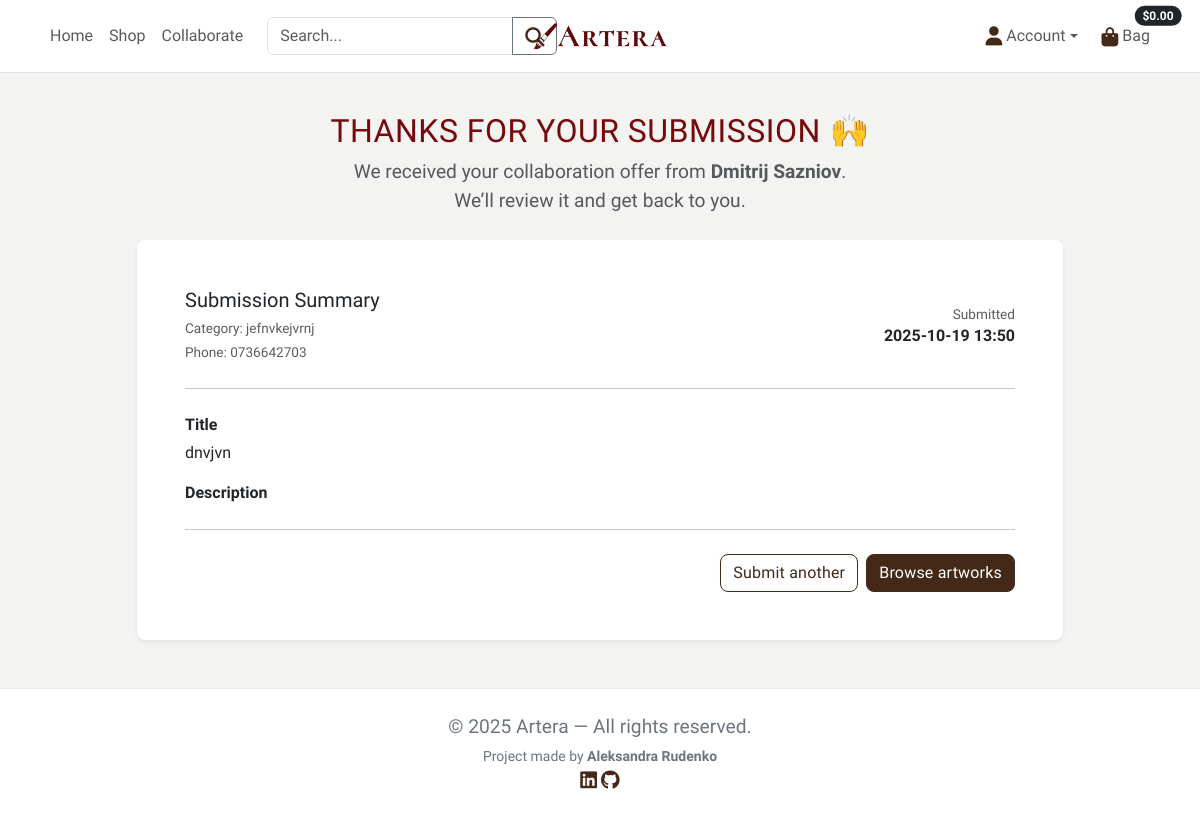
Page /services/offer/success/1/ on the committed database.
### services/models.py (models this page shows)
class Offer(models.Model):
    full_name = models.CharField(max_length=120)
    email = models.EmailField()
    phone_number = models.CharField(max_length=32, blank=True)
    title = models.CharField(max_length=160)
    description = models.TextField(blank=True)
    category = models.CharField(max_length=80, blank=True)
    sample_image = CloudinaryField('image', folder='requests', blank=True)
    created_at = models.DateTimeField(auto_now_add=True)

### services/views.py (the view)
# urls.py: path("offer/success/<int:offer_id>/", views.offer_success, name="offer_success"),
def offer_success(request, offer_id):
    offer = get_object_or_404(Offer, pk=offer_id)
    return render(request, "services/offer_success.html", {"offer": offer})

### bag/contexts.py (called while the page is built, shortened)
def bag_contents(request):
    bag_items = []
    total = Decimal("0")
    product_count = 0
    bag = request.session.get('bag', {})
    if total < getattr(settings, 'FREE_DELIVERY_THRESHOLD', 0):
        delivery = total * Decimal(getattr(settings, 'STANDARD_DELIVERY_PERCENTAGE', 0) / 100)
        free_delivery_delta = getattr(settings, 'FREE_DELIVERY_THRESHOLD', 0) - total
    else:
        delivery = 0
        free_delivery_delta = 0
    grand_total = delivery + total
    context = {
        'bag_items': bag_items,
        'total': total,
        'product_count': product_count,
        'delivery': delivery,
        'free_delivery_delta': free_delivery_delta,
        'free_delivery_threshold': getattr(settings, 'FREE_DELIVERY_THRESHOLD', 0),
        'grand_total': grand_total,
    }
    return context

### services/templates/services/offer_success.html (shortened to what this page needs)
{% extends "base.html" %}
{% load static %}
{% block content %}
<div class="container my-5">
    <div class="row justify-content-center">
        <div class="col-12 col-lg-10">
            <div class="text-center mb-4">
                <h2 class="mb-2">Thanks for your submission 🙌</h2>
                <p class="text-muted mb-0">
                    We received your collaboration offer from <strong>{{ offer.full_name }}</strong>.
                </p>
                <p class="text-muted">
                    We’ll review it and get back to you.
                </p>
            </div>
            <div class="card shadow-sm border-0 rounded-3">
                <div class="card-body p-4 p-md-5">
                    <div class="d-flex flex-column flex-md-row justify-content-between align-items-md-center mb-4">
                        <div>
                            <h5 class="mb-1">Submission Summary</h5>
                            <div>
                                <small class="text-muted">
                                    Category: {{ offer.category }}
                                </small>
                            </div>
                            <div>
                                <small class="text-muted">
                                    Phone: {{ offer.phone_number }}
                                </small>
                            </div>
                        </div>
                        <div class="text-md-end mt-3 mt-md-0">
                            <small class="text-muted d-block">Submitted</small>
                            <span class="fw-semibold">{{ offer.created_at|date:"Y-m-d H:i" }}</span>
                        </div>
                    </div>
                    <hr class="my-4">
                    <div class="mb-3">
                        <div class="fw-semibold mb-1">Title</div>
                        <div>{{ offer.title }}</div>
                    </div>
                    <div class="mb-4">
                        <div class="fw-semibold mb-1">Description</div>
                    </div>
                    <hr class="my-4">
                    <div class="d-flex flex-wrap gap-2 justify-content-end">
                        <a href="{% url 'offer' %}" class="btn btn-outline-dark">Submit another</a>
                        <a href="{% url 'all_artworks' %}" class="btn btn-dark">Browse artworks</a>
                    </div>
                </div>
            </div>
        </div>
    </div>
</div>
{% endblock %}

### static/css/base.css (style rules this page uses)
:root { --primary-font: "Cardo", serif; --primary-color: #442818; --secondary-color: #760909; --accent-1: #C2D2C2; --accent-1-dark: #2D4739; --bg-color: #F3F3F2; --surface: #FFFFFF; --ink: #1f1f1f; --muted: #6c757d; --border: rgba(0, 0, 0, .08); --shadow-sm: 0 6px 18px rgba(0, 0, 0, .08); --shadow-md: 0 10px 24px rgba(0, 0, 0, .1); --radius: 12px; }
body { font-family: var(--primary-font); background: var(--bg-color); color: var(--ink); display: flex; flex-direction: column; min-height: 100vh; }
h1, h2 { font-family: var(--primary-font); color: var(--secondary-color); letter-spacing: 0.5px; text-transform: uppercase; }
p { font-size: 1.2rem; }
.card p, .card .text-muted { font-size: 0.85rem; }
.btn { max-width: 300px; }
.btn-dark { background: var(--primary-color); border-color: var(--primary-color); color: #fff; border-radius: 8px; letter-spacing: 0.2px; }
.btn-outline-dark { color: var(--primary-color); border-color: var(--primary-color); border-radius: 8px; letter-spacing: 0.2px; }
a { color: var(--primary-color); text-decoration: none; }

### rows in the picture
Offer: full_name "Dmitrij Sazniov", category "jefnvkejvrnj", phone_number "0736642703", created_at "2025-10-19 13:50", title "dnvjvn"
